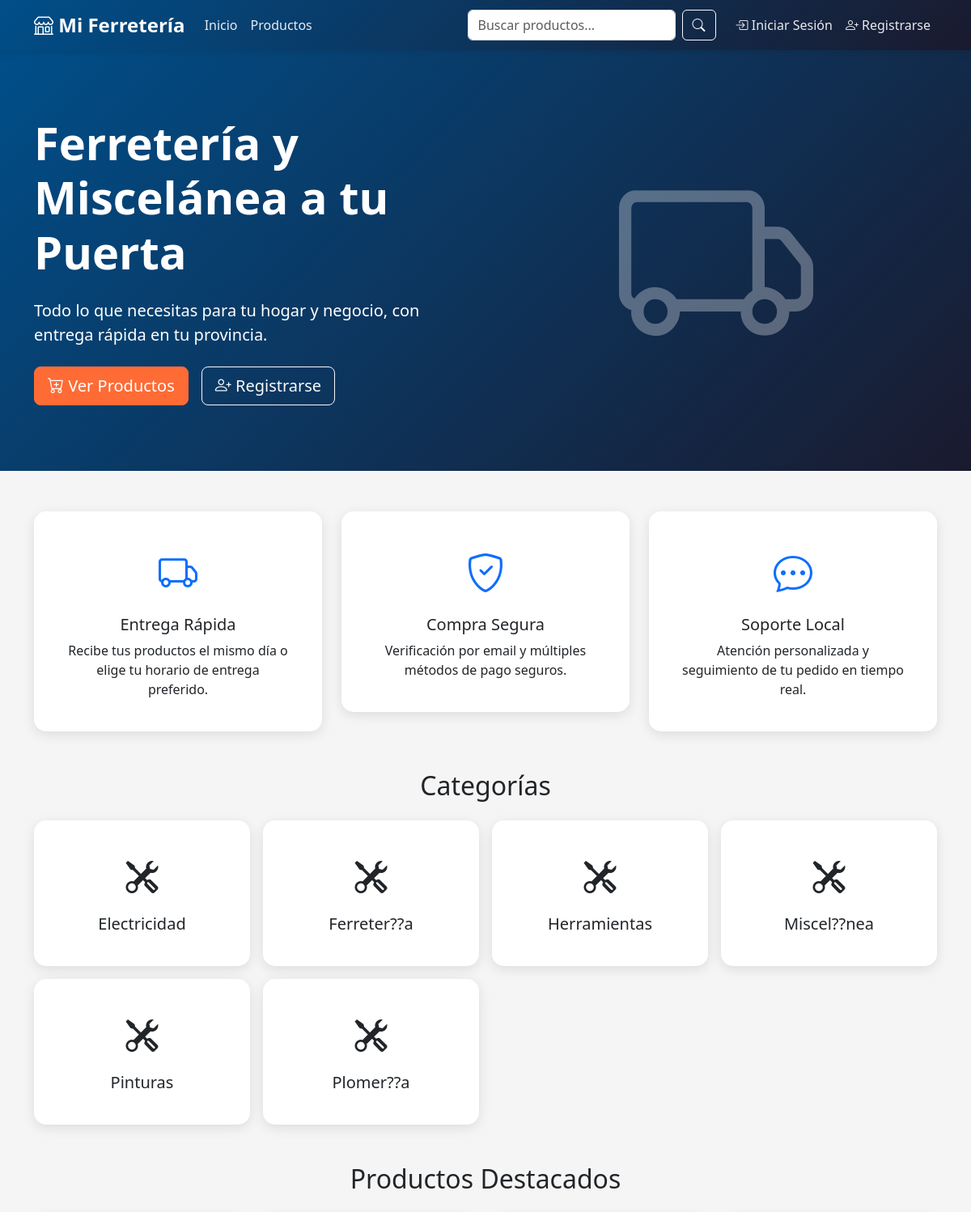
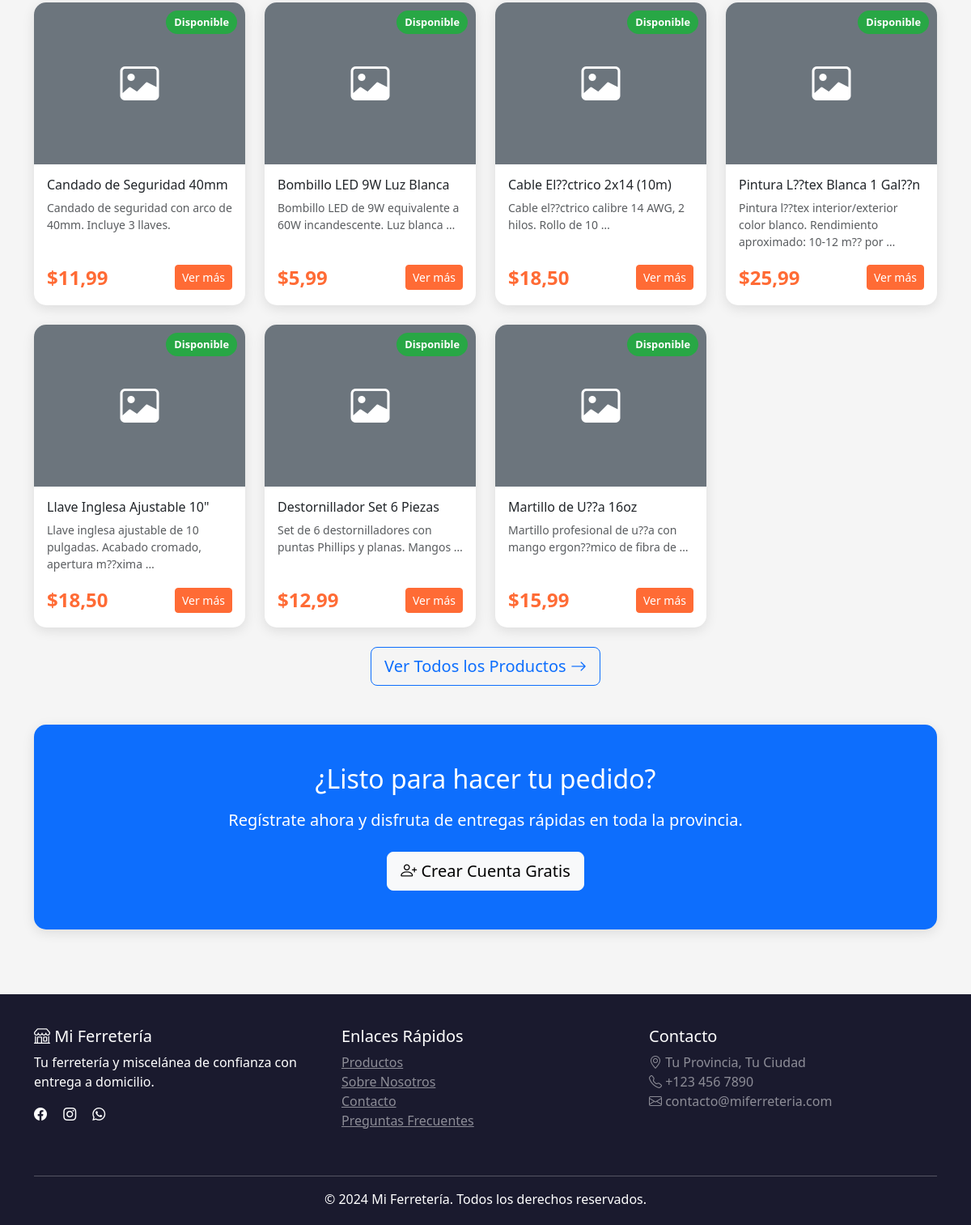
The page / on the database its author committed (2 pictures, top to bottom).
### shop/models.py (models this page shows, shortened)
class Category(models.Model):
    name = models.CharField(max_length=100, verbose_name="Nombre")
    description = models.TextField(blank=True, verbose_name="Descripción")
    slug = models.SlugField(unique=True)
    created_at = models.DateTimeField(auto_now_add=True)
    class Meta:
        verbose_name = "Categoría"
        verbose_name_plural = "Categorías"
        ordering = ['name']

class Product(models.Model):
    category = models.ForeignKey(Category, on_delete=models.CASCADE, related_name='products', verbose_name="Categoría")
    name = models.CharField(max_length=200, verbose_name="Nombre")
    description = models.TextField(verbose_name="Descripción")
    price = models.DecimalField(max_digits=10, decimal_places=2, validators=[MinValueValidator(Decimal('0.01'))], verbose_name="Precio")
    stock = models.IntegerField(default=0, validators=[MinValueValidator(0)], verbose_name="Stock")
    image = models.ImageField(upload_to='products/', blank=True, null=True, verbose_name="Imagen")
    is_active = models.BooleanField(default=True, verbose_name="Activo")
    featured = models.BooleanField(default=False, verbose_name="Destacado")
    sku = models.CharField(max_length=50, unique=True, verbose_name="SKU")
    created_at = models.DateTimeField(auto_now_add=True)
    updated_at = models.DateTimeField(auto_now=True)
    class Meta:
        verbose_name = "Producto"
        verbose_name_plural = "Productos"
        ordering = ['-created_at']

### shop/views.py (the view)
# urls.py: 2. Add a URL to urlpatterns:  path('', views.home, name='home')
def home(request):
    featured_products = Product.objects.filter(is_active=True, featured=True)[:8]
    categories = Category.objects.all()
    context = {
        'featured_products': featured_products,
        'categories': categories,
    }
    return render(request, 'shop/home.html', context)

### shop/templates/shop/home.html (shortened to what this page needs)
{% extends 'shop/base.html' %}
{% block content %}
<section class="hero-section">
    <div class="container">
        <div class="row align-items-center">
            <div class="col-lg-6">
                <h1 class="display-4 fw-bold mb-4">Ferretería y Miscelánea a tu Puerta</h1>
                <p class="lead mb-4">Todo lo que necesitas para tu hogar y negocio, con entrega rápida en tu provincia.</p>
                <div class="d-flex gap-3">
                    <a href="{% url 'shop:product_list' %}" class="btn btn-primary btn-lg">
                        <i class="bi bi-cart-plus"></i> Ver Productos
                    </a>
                    {% if not user.is_authenticated %}
                        <a href="{% url 'shop:register' %}" class="btn btn-outline-light btn-lg">
                            <i class="bi bi-person-plus"></i> Registrarse
                        </a>
                    {% endif %}
                </div>
            </div>
            <div class="col-lg-6 text-center">
                <i class="bi bi-truck" style="font-size: 15rem; opacity: 0.3;"></i>
            </div>
        </div>
    </div>
</section>
<section class="container mb-5">
    <div class="row g-4">
        <div class="col-md-4">
            <div class="card text-center p-4">
                <div class="card-body">
                    <i class="bi bi-truck text-primary" style="font-size: 3rem;"></i>
                    <h5 class="card-title mt-3">Entrega Rápida</h5>
                    <p class="card-text">Recibe tus productos el mismo día o elige tu horario de entrega preferido.</p>
                </div>
            </div>
        </div>
        <div class="col-md-4">
            <div class="card text-center p-4">
                <div class="card-body">
                    <i class="bi bi-shield-check text-primary" style="font-size: 3rem;"></i>
                    <h5 class="card-title mt-3">Compra Segura</h5>
                    <p class="card-text">Verificación por email y múltiples métodos de pago seguros.</p>
                </div>
            </div>
        </div>
        <div class="col-md-4">
            <div class="card text-center p-4">
                <div class="card-body">
                    <i class="bi bi-chat-dots text-primary" style="font-size: 3rem;"></i>
                    <h5 class="card-title mt-3">Soporte Local</h5>
                    <p class="card-text">Atención personalizada y seguimiento de tu pedido en tiempo real.</p>
                </div>
            </div>
        </div>
    </div>
</section>
{% if categories %}
<section class="container mb-5">
    <h2 class="text-center mb-4">Categorías</h2>
    <div class="row g-3">
        {% for category in categories %}
        <div class="col-md-3 col-sm-6">
            <a href="{% url 'shop:product_list' %}?category={{ category.slug }}" class="text-decoration-none">
                <div class="card category-card text-center p-4">
                    <div class="card-body">
                        <i class="bi bi-tools" style="font-size: 2.5rem;"></i>
                        <h5 class="card-title mt-3 mb-0">{{ category.name }}</h5>
                    </div>
                </div>
            </a>
        </div>
        {% endfor %}
    </div>
</section>
{% endif %}
{% if featured_products %}
<section class="container mb-5">
    <h2 class="text-center mb-4">Productos Destacados</h2>
    <div class="row g-4">
        {% for product in featured_products %}
        <div class="col-lg-3 col-md-4 col-sm-6">
            <div class="card h-100">
                <div class="position-relative">
                    {% if product.image %}
                        <img src="{{ product.image.url }}" class="card-img-top product-image" alt="{{ product.name }}">
                    {% else %}
                        <div class="product-image bg-secondary d-flex align-items-center justify-content-center">
                            <i class="bi bi-image text-white" style="font-size: 3rem;"></i>
                        </div>
                    {% endif %}
                    {% if product.stock == 0 %}
                        <span class="stock-badge out-of-stock">Agotado</span>
                    {% elif product.stock < 10 %}
                        <span class="stock-badge low-stock">Últimas unidades</span>
                    {% else %}
                        <span class="stock-badge in-stock">Disponible</span>
                    {% endif %}
                </div>
                <div class="card-body d-flex flex-column">
                    <h6 class="card-title">{{ product.name }}</h6>
                    <p class="card-text text-muted small flex-grow-1">
                        {{ product.description|truncatewords:10 }}
                    </p>
                    <div class="d-flex justify-content-between align-items-center mt-auto">
                        <span class="price-tag">${{ product.price }}</span>
                        <a href="{% url 'shop:product_detail' product.pk %}" class="btn btn-sm btn-primary">
                            Ver más
                        </a>
                    </div>
                </div>
            </div>
        </div>
        {% endfor %}
    </div>
    <div class="text-center mt-4">
        <a href="{% url 'shop:product_list' %}" class="btn btn-outline-primary btn-lg">
            Ver Todos los Productos <i class="bi bi-arrow-right"></i>
        </a>
    </div>
</section>
{% endif %}
<section class="container mb-5">
    <div class="card bg-primary text-white">
        <div class="card-body text-center p-5">
            <h2 class="mb-3">¿Listo para hacer tu pedido?</h2>
            <p class="lead mb-4">Regístrate ahora y disfruta de entregas rápidas en toda la provincia.</p>
            {% if not user.is_authenticated %}
                <a href="{% url 'shop:register' %}" class="btn btn-light btn-lg">
                    <i class="bi bi-person-plus"></i> Crear Cuenta Gratis
                </a>
            {% else %}
                <a href="{% url 'shop:product_list' %}" class="btn btn-light btn-lg">
                    <i class="bi bi-cart-plus"></i> Empezar a Comprar
                </a>
            {% endif %}
        </div>
    </div>
</section>
{% endblock %}

### shop/templates/shop/base.html (shortened to what this page needs)
<!DOCTYPE html>
<html lang="es">
<head>
    <link href="https://cdn.jsdelivr.net/npm/bootstrap@5.3.0/dist/css/bootstrap.min.css" rel="stylesheet">
    <link rel="stylesheet" href="https://cdn.jsdelivr.net/npm/bootstrap-icons@1.10.0/font/bootstrap-icons.css">
</head>
<body>
    <nav class="navbar navbar-expand-lg navbar-dark sticky-top">
        <div class="container">
            <a class="navbar-brand" href="{% url 'shop:home' %}">
                <i class="bi bi-shop"></i> Mi Ferretería
            </a>
            <div class="collapse navbar-collapse" id="navbarNav">
                <ul class="navbar-nav me-auto">
                    <li class="nav-item">
                        <a class="nav-link" href="{% url 'shop:home' %}">Inicio</a>
                    </li>
                    <li class="nav-item">
                        <a class="nav-link" href="{% url 'shop:product_list' %}">Productos</a>
                    </li>
                </ul>
                <form class="d-flex me-3" method="get" action="{% url 'shop:product_list' %}">
                    <input class="form-control me-2" type="search" name="q" placeholder="Buscar productos..." aria-label="Search">
                    <button class="btn btn-outline-light" type="submit">
                        <i class="bi bi-search"></i>
                    </button>
                </form>
                <ul class="navbar-nav">
                    {% if user.is_authenticated %}
                        <li class="nav-item">
                            <a class="nav-link position-relative" href="{% url 'shop:cart' %}">
                                <i class="bi bi-cart3"></i> Carrito
                                <span class="cart-badge" {% if not user.cart.items_count %}style="display:none"{% endif %}>
                                    {{ user.cart.items_count|default:"0" }}
                                </span>
                            </a>
                        </li>
                        <li class="nav-item dropdown">
                            <a class="nav-link dropdown-toggle" href="#" id="navbarDropdown" role="button" data-bs-toggle="dropdown">
                                <i class="bi bi-person-circle"></i> {{ user.first_name|default:user.username }}
                            </a>
                            <ul class="dropdown-menu dropdown-menu-end">
                                <li><a class="dropdown-item" href="{% url 'shop:profile' %}">
                                    <i class="bi bi-person"></i> Mi Perfil
                                </a></li>
                                <li><a class="dropdown-item" href="{% url 'shop:order_history' %}">
                                    <i class="bi bi-clock-history"></i> Mis Órdenes
                                </a></li>
                                {% if user.is_staff %}
                                    <li><hr class="dropdown-divider"></li>
                                    <li><a class="dropdown-item" href="{% url 'shop:admin_dashboard' %}">
                                        <i class="bi bi-speedometer2"></i> Panel Admin
                                    </a></li>
                                {% endif %}
                                <li><hr class="dropdown-divider"></li>
                                <li><a class="dropdown-item" href="#" id="logoutLink">
                                    <i class="bi bi-box-arrow-right"></i> Cerrar Sesión
                                </a></li>
                            </ul>
                        </li>
                    {% else %}
                        <li class="nav-item">
                            <a class="nav-link" href="{% url 'shop:login' %}">
                                <i class="bi bi-box-arrow-in-right"></i> Iniciar Sesión
                            </a>
                        </li>
                        <li class="nav-item">
                            <a class="nav-link" href="{% url 'shop:register' %}">
                                <i class="bi bi-person-plus"></i> Registrarse
                            </a>
                        </li>
                    {% endif %}
                </ul>
            </div>
        </div>
    </nav>
    <main>
        {% block content %}{% endblock %}
    </main>
    <footer class="footer">
        <div class="container">
            <div class="row">
                <div class="col-md-4 mb-4">
                    <h5><i class="bi bi-shop"></i> Mi Ferretería</h5>
                    <p>Tu ferretería y miscelánea de confianza con entrega a domicilio.</p>
                    <div class="social-links">
                        <a href="#" class="text-white me-3"><i class="bi bi-facebook"></i></a>
                        <a href="#" class="text-white me-3"><i class="bi bi-instagram"></i></a>
                        <a href="#" class="text-white me-3"><i class="bi bi-whatsapp"></i></a>
                    </div>
                </div>
                <div class="col-md-4 mb-4">
                    <h5>Enlaces Rápidos</h5>
                    <ul class="list-unstyled">
                        <li><a href="{% url 'shop:product_list' %}" class="text-white-50">Productos</a></li>
                        <li><a href="#" class="text-white-50">Sobre Nosotros</a></li>
                        <li><a href="#" class="text-white-50">Contacto</a></li>
                        <li><a href="#" class="text-white-50">Preguntas Frecuentes</a></li>
                    </ul>
                </div>
                <div class="col-md-4 mb-4">
                    <h5>Contacto</h5>
                    <p class="text-white-50">
                        <i class="bi bi-geo-alt"></i> Tu Provincia, Tu Ciudad<br>
                        <i class="bi bi-telephone"></i> +123 456 7890<br>
                        <i class="bi bi-envelope"></i> contacto@miferreteria.com
                    </p>
                </div>
            </div>
            <hr class="bg-white">
            <div class="text-center">
                <p class="mb-0">&copy; 2024 Mi Ferretería. Todos los derechos reservados.</p>
            </div>
        </div>
    </footer>
</body>
</html>

### shop/templates/shop/base.html (style rules this page uses)
:root { --primary-color: #ff6b35; --secondary-color: #004e89; --dark-color: #1a1a2e; --light-color: #f5f5f5; }
body { font-family: 'Segoe UI', Tahoma, Geneva, Verdana, sans-serif; background-color: var(--light-color); }
.navbar { background: linear-gradient(135deg, var(--secondary-color) 0%, var(--dark-color) 100%); box-shadow: 0 2px 10px rgba(0,0,0,0.1); }
.navbar-brand { font-weight: bold; font-size: 1.5rem; color: white !important; }
.nav-link { color: rgba(255,255,255,0.9) !important; transition: color 0.3s; }
.btn-primary { background-color: var(--primary-color); border-color: var(--primary-color); transition: all 0.3s; }
.card { border: none; border-radius: 15px; box-shadow: 0 4px 15px rgba(0,0,0,0.1); transition: transform 0.3s, box-shadow 0.3s; }
.product-image { height: 200px; object-fit: cover; border-radius: 15px 15px 0 0; }
.hero-section { background: linear-gradient(135deg, var(--secondary-color) 0%, var(--dark-color) 100%); color: white; padding: 80px 0; margin-bottom: 50px; }
.category-card { cursor: pointer; transition: all 0.3s; }
.footer { background-color: var(--dark-color); color: white; padding: 40px 0 20px; margin-top: 80px; }
.price-tag { font-size: 1.5rem; font-weight: bold; color: var(--primary-color); }
.stock-badge { position: absolute; top: 10px; right: 10px; padding: 5px 10px; border-radius: 20px; font-size: 0.8rem; font-weight: bold; }
.in-stock { background-color: #28a745; color: white; }

### rows shown on the page
Category: name "Electricidad"
Category: name "Ferreter??a"
Category: name "Herramientas"
Category: name "Miscel??nea"
Category: name "Pinturas"
Category: name "Plomer??a"
Product: stock "Disponible", name "Candado de Seguridad 40mm", description "Candado de seguridad con arco de 40mm. Incluye 3 llaves.", price "11,99"
Product: stock "Disponible", name "Bombillo LED 9W Luz Blanca", description "Bombillo LED de 9W equivalente a 60W incandescente. Luz blanca …", price "5,99"
Product: stock "Disponible", name "Cable El??ctrico 2x14 (10m)", description "Cable el??ctrico calibre 14 AWG, 2 hilos. Rollo de 10 …", price "18,50"
Product: stock "Disponible", name "Pintura L??tex Blanca 1 Gal??n", description "Pintura l??tex interior/exterior color blanco. Rendimiento aproximado: 10-12 m?? por …", price "25,99"
Product: stock "Disponible", name "Llave Inglesa Ajustable 10\"", description "Llave inglesa ajustable de 10 pulgadas. Acabado cromado, apertura m??xima …", price "18,50"
Product: stock "Disponible", name "Destornillador Set 6 Piezas", description "Set de 6 destornilladores con puntas Phillips y planas. Mangos …", price "12,99"
Product: stock "Disponible", name "Martillo de U??a 16oz", description "Martillo profesional de u??a con mango ergon??mico de fibra de …", price "15,99"
